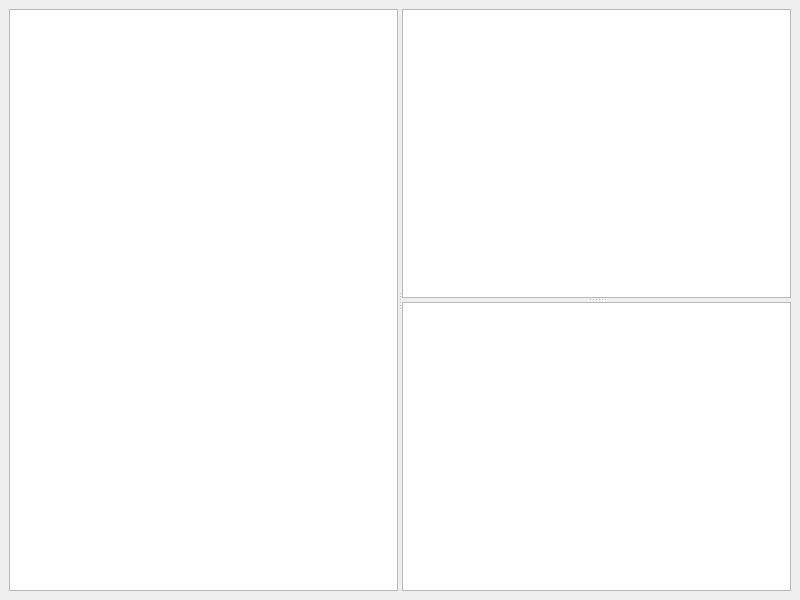
<?xml version="1.0" encoding="UTF-8"?>
<ui version="4.0">
 <class>MainWindow</class>
 <widget class="QMainWindow" name="MainWindow">
  <property name="geometry">
   <rect>
    <x>0</x>
    <y>0</y>
    <width>800</width>
    <height>600</height>
   </rect>
  </property>
  <property name="mouseTracking">
   <bool>false</bool>
  </property>
  <property name="windowTitle">
   <string>MainWindow</string>
  </property>
  <widget class="QWidget" name="centralwidget">
   <layout class="QGridLayout" name="gridLayout">
    <item row="0" column="1">
     <widget class="QSplitter" name="splitter_2">
      <property name="orientation">
       <enum>Qt::Horizontal</enum>
      </property>
      <widget class="QListWidget" name="listWidget"/>
      <widget class="QSplitter" name="splitter">
       <property name="orientation">
        <enum>Qt::Vertical</enum>
       </property>
       <widget class="QListWidget" name="listWidget_3"/>
       <widget class="QTextEdit" name="textEdit"/>
      </widget>
     </widget>
    </item>
   </layout>
  </widget>
 </widget>
 <resources/>
 <connections/>
</ui>
